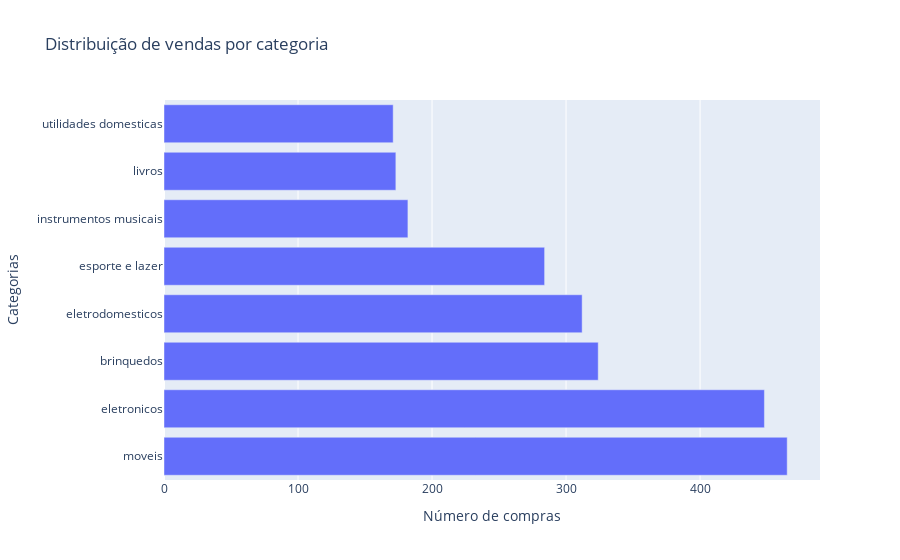
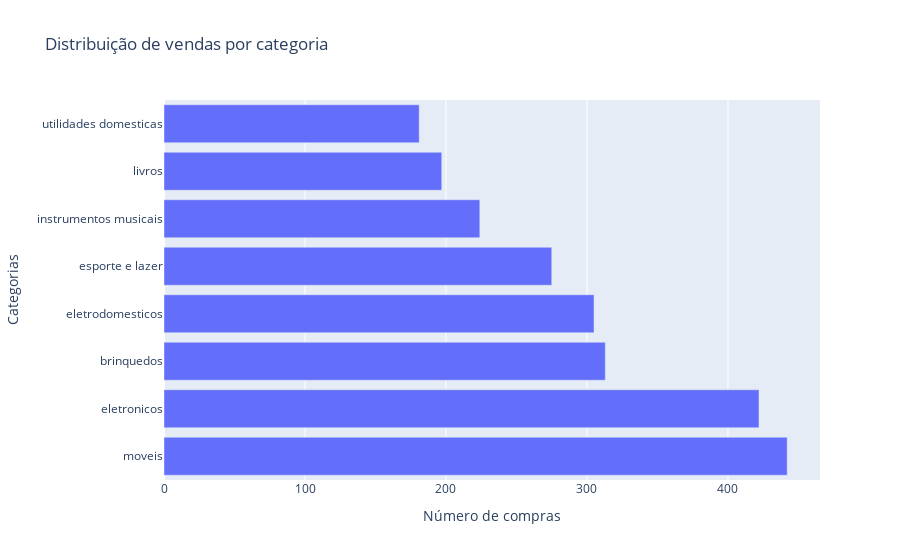
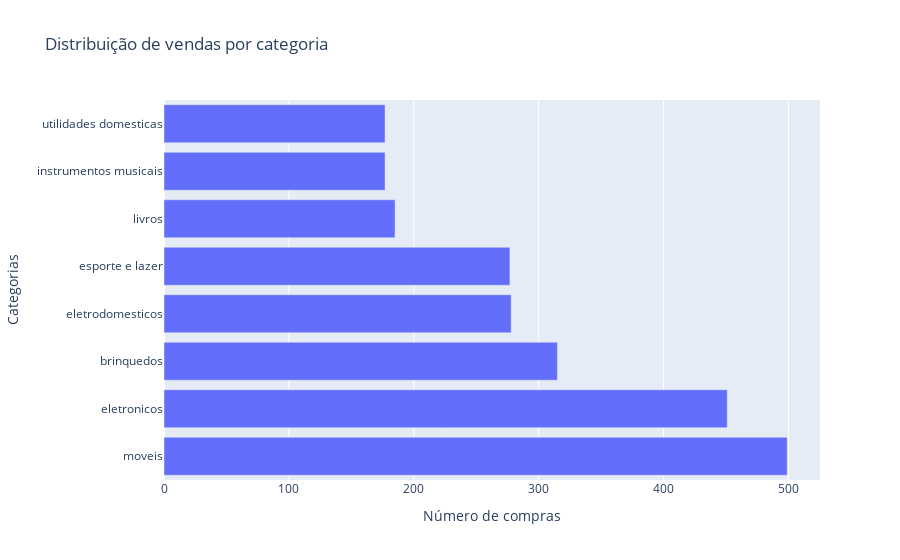
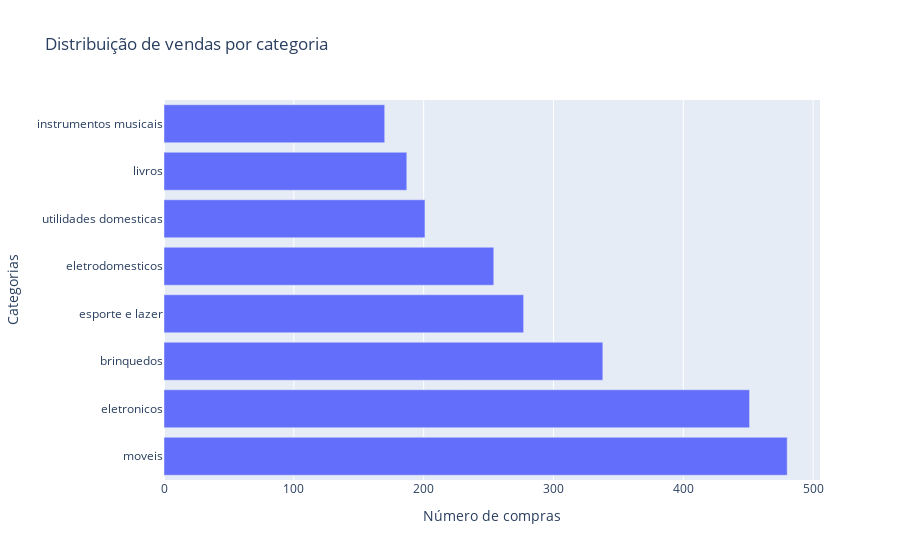

Here is the notebook cell these charts were saved with, in order:
### Code cell
vendas_categoria_grafico_loja1 = grafico_barrah(vendas_categoria_loja1, "Loja")
vendas_categoria_grafico_loja2 = grafico_barrah(vendas_categoria_loja2, "Loja2")
vendas_categoria_grafico_loja3 = grafico_barrah(vendas_categoria_loja3, "Loja3")
vendas_categoria_grafico_loja3 = grafico_barrah(vendas_categoria_loja4, "Loja4")

### Figure 1 — Plotly figure (JSON) as saved in the notebook; plotly's stock layout.template omitted (floating-point values rounded to 4 significant figures)
{"data": [{"hovertemplate": "Vendas=%{x}<br>Categoria=%{y}<extra></extra>", "legendgroup": "", "marker": {"color": "#636efa", "pattern": {"shape": ""}}, "name": "", "orientation": "h", "showlegend": false, "textposition": "auto", "type": "bar", "x": [465, 448, 324, 312, 284, 182, 173, 171], "xaxis": "x", "y": ["moveis", "eletronicos", "brinquedos", "eletrodomesticos", "esporte e lazer", "instrumentos musicais", "livros", "utilidades domesticas"], "yaxis": "y"}], "layout": {"barmode": "relative", "legend": {"tracegroupgap": 0}, "title": {"text": "Distribuição de vendas por categoria"}, "xaxis": {"anchor": "y", "domain": [0, 1], "title": {"text": "Número de compras"}}, "yaxis": {"anchor": "x", "domain": [0, 1], "title": {"text": "Categorias"}}}}

### Figure 2 — Plotly figure (JSON) as saved in the notebook; plotly's stock layout.template omitted (floating-point values rounded to 4 significant figures)
{"data": [{"hovertemplate": "Vendas=%{x}<br>Categoria=%{y}<extra></extra>", "legendgroup": "", "marker": {"color": "#636efa", "pattern": {"shape": ""}}, "name": "", "orientation": "h", "showlegend": false, "textposition": "auto", "type": "bar", "x": [442, 422, 313, 305, 275, 224, 197, 181], "xaxis": "x", "y": ["moveis", "eletronicos", "brinquedos", "eletrodomesticos", "esporte e lazer", "instrumentos musicais", "livros", "utilidades domesticas"], "yaxis": "y"}], "layout": {"barmode": "relative", "legend": {"tracegroupgap": 0}, "title": {"text": "Distribuição de vendas por categoria"}, "xaxis": {"anchor": "y", "domain": [0, 1], "title": {"text": "Número de compras"}}, "yaxis": {"anchor": "x", "domain": [0, 1], "title": {"text": "Categorias"}}}}

### Figure 3 — Plotly figure (JSON) as saved in the notebook; plotly's stock layout.template omitted (floating-point values rounded to 4 significant figures)
{"data": [{"hovertemplate": "Vendas=%{x}<br>Categoria=%{y}<extra></extra>", "legendgroup": "", "marker": {"color": "#636efa", "pattern": {"shape": ""}}, "name": "", "orientation": "h", "showlegend": false, "textposition": "auto", "type": "bar", "x": [499, 451, 315, 278, 277, 185, 177, 177], "xaxis": "x", "y": ["moveis", "eletronicos", "brinquedos", "eletrodomesticos", "esporte e lazer", "livros", "instrumentos musicais", "utilidades domesticas"], "yaxis": "y"}], "layout": {"barmode": "relative", "legend": {"tracegroupgap": 0}, "title": {"text": "Distribuição de vendas por categoria"}, "xaxis": {"anchor": "y", "domain": [0, 1], "title": {"text": "Número de compras"}}, "yaxis": {"anchor": "x", "domain": [0, 1], "title": {"text": "Categorias"}}}}

### Figure 4 — Plotly figure (JSON) as saved in the notebook; plotly's stock layout.template omitted (floating-point values rounded to 4 significant figures)
{"data": [{"hovertemplate": "Vendas=%{x}<br>Categoria=%{y}<extra></extra>", "legendgroup": "", "marker": {"color": "#636efa", "pattern": {"shape": ""}}, "name": "", "orientation": "h", "showlegend": false, "textposition": "auto", "type": "bar", "x": [480, 451, 338, 277, 254, 201, 187, 170], "xaxis": "x", "y": ["moveis", "eletronicos", "brinquedos", "esporte e lazer", "eletrodomesticos", "utilidades domesticas", "livros", "instrumentos musicais"], "yaxis": "y"}], "layout": {"barmode": "relative", "legend": {"tracegroupgap": 0}, "title": {"text": "Distribuição de vendas por categoria"}, "xaxis": {"anchor": "y", "domain": [0, 1], "title": {"text": "Número de compras"}}, "yaxis": {"anchor": "x", "domain": [0, 1], "title": {"text": "Categorias"}}}}
